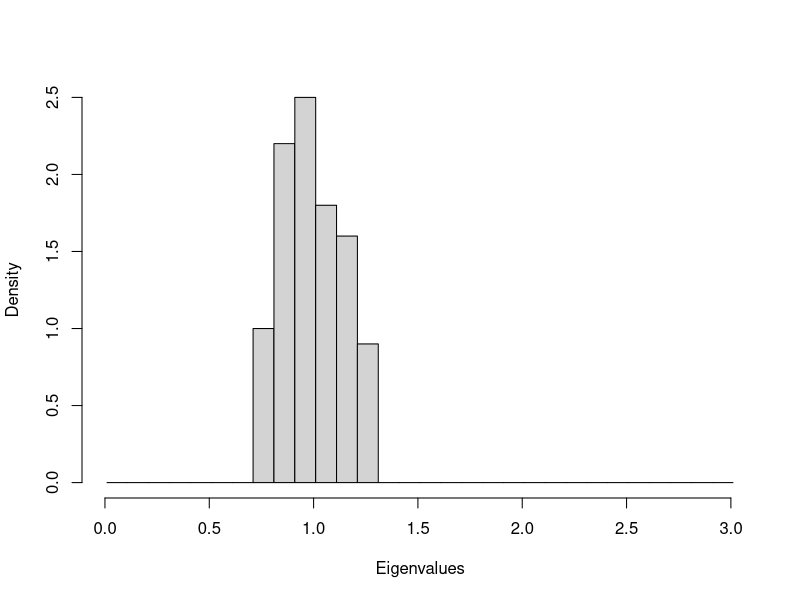

Source code (R):
t <- 5000;
m <- 100;
h <- array(rnorm(m*t),c(m,t)); # Time series in rows
e <- h %*% t(h)/t; # Form the correlation matrix
lambdae <- eigen(e, symmetric=T, only.values = T);
ee <- lambdae$values;
hist(ee,breaks=seq(0.01,3.01,.10),
main=NA,xlab="Eigenvalues",freq=F)